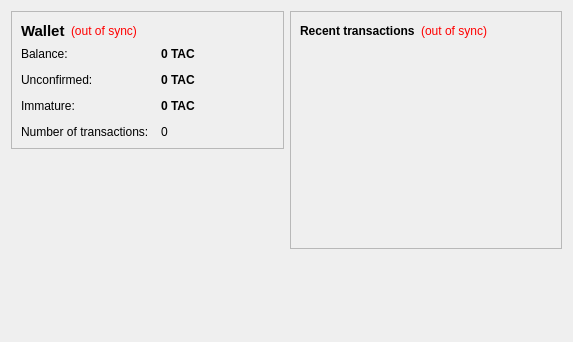
<?xml version="1.0" encoding="UTF-8"?>
<ui version="4.0">
 <class>OverviewPage</class>
 <widget class="QWidget" name="OverviewPage">
  <property name="geometry">
   <rect>
    <x>0</x>
    <y>0</y>
    <width>573</width>
    <height>342</height>
   </rect>
  </property>
  <property name="windowTitle">
   <string>Form</string>
  </property>
  <layout class="QHBoxLayout" name="horizontalLayout" stretch="1,1">
   <item>
    <layout class="QVBoxLayout" name="verticalLayout_2">
     <item>
      <widget class="QFrame" name="frame">
       <property name="frameShape">
        <enum>QFrame::StyledPanel</enum>
       </property>
       <property name="frameShadow">
        <enum>QFrame::Raised</enum>
       </property>
       <layout class="QVBoxLayout" name="verticalLayout_4">
        <item>
         <layout class="QHBoxLayout" name="horizontalLayout_4">
          <item>
           <widget class="QLabel" name="label_5">
            <property name="font">
             <font>
              <pointsize>11</pointsize>
              <weight>75</weight>
              <bold>true</bold>
             </font>
            </property>
            <property name="text">
             <string>Wallet</string>
            </property>
           </widget>
          </item>
          <item>
           <widget class="QLabel" name="labelWalletStatus">
            <property name="toolTip">
             <string>The displayed information may be out of date. Your wallet automatically synchronizes with the Travelcoin network after a connection is established, but this process has not completed yet.</string>
            </property>
            <property name="styleSheet">
             <string notr="true">QLabel { color: red; }</string>
            </property>
            <property name="text">
             <string notr="true">(out of sync)</string>
            </property>
            <property name="alignment">
             <set>Qt::AlignLeading|Qt::AlignLeft|Qt::AlignVCenter</set>
            </property>
           </widget>
          </item>
          <item>
           <spacer name="horizontalSpacer_2">
            <property name="orientation">
             <enum>Qt::Horizontal</enum>
            </property>
            <property name="sizeHint" stdset="0">
             <size>
              <width>40</width>
              <height>20</height>
             </size>
            </property>
           </spacer>
          </item>
         </layout>
        </item>
        <item>
         <layout class="QFormLayout" name="formLayout_2">
          <property name="fieldGrowthPolicy">
           <enum>QFormLayout::AllNonFixedFieldsGrow</enum>
          </property>
          <property name="horizontalSpacing">
           <number>12</number>
          </property>
          <property name="verticalSpacing">
           <number>12</number>
          </property>
          <item row="0" column="0">
           <widget class="QLabel" name="label">
            <property name="text">
             <string>Balance:</string>
            </property>
           </widget>
          </item>
          <item row="0" column="1">
           <widget class="QLabel" name="labelBalance">
            <property name="font">
             <font>
              <weight>75</weight>
              <bold>true</bold>
             </font>
            </property>
            <property name="cursor">
             <cursorShape>IBeamCursor</cursorShape>
            </property>
            <property name="toolTip">
             <string>Your current balance</string>
            </property>
            <property name="text">
             <string notr="true">0 TAC</string>
            </property>
            <property name="textInteractionFlags">
             <set>Qt::LinksAccessibleByMouse|Qt::TextSelectableByKeyboard|Qt::TextSelectableByMouse</set>
            </property>
           </widget>
          </item>
          <item row="1" column="0">
           <widget class="QLabel" name="label_3">
            <property name="text">
             <string>Unconfirmed:</string>
            </property>
           </widget>
          </item>
          <item row="1" column="1">
           <widget class="QLabel" name="labelUnconfirmed">
            <property name="font">
             <font>
              <weight>75</weight>
              <bold>true</bold>
             </font>
            </property>
            <property name="cursor">
             <cursorShape>IBeamCursor</cursorShape>
            </property>
            <property name="toolTip">
             <string>Total of transactions that have yet to be confirmed, and do not yet count toward the current balance</string>
            </property>
            <property name="text">
             <string notr="true">0 TAC</string>
            </property>
            <property name="textInteractionFlags">
             <set>Qt::LinksAccessibleByMouse|Qt::TextSelectableByKeyboard|Qt::TextSelectableByMouse</set>
            </property>
           </widget>
          </item>
          <item row="3" column="0">
           <widget class="QLabel" name="label_2">
            <property name="text">
             <string>Number of transactions:</string>
            </property>
           </widget>
          </item>
          <item row="3" column="1">
           <widget class="QLabel" name="labelNumTransactions">
            <property name="toolTip">
             <string>Total number of transactions in wallet</string>
            </property>
            <property name="text">
             <string notr="true">0</string>
            </property>
           </widget>
          </item>
          <item row="2" column="0">
           <widget class="QLabel" name="labelImmatureText">
            <property name="text">
             <string>Immature:</string>
            </property>
           </widget>
          </item>
          <item row="2" column="1">
           <widget class="QLabel" name="labelImmature">
            <property name="font">
             <font>
              <weight>75</weight>
              <bold>true</bold>
             </font>
            </property>
            <property name="toolTip">
             <string>Mined balance that has not yet matured</string>
            </property>
            <property name="text">
             <string notr="true">0 TAC</string>
            </property>
            <property name="textInteractionFlags">
             <set>Qt::LinksAccessibleByMouse|Qt::TextSelectableByKeyboard|Qt::TextSelectableByMouse</set>
            </property>
           </widget>
          </item>
         </layout>
        </item>
       </layout>
      </widget>
     </item>
     <item>
      <spacer name="verticalSpacer">
       <property name="orientation">
        <enum>Qt::Vertical</enum>
       </property>
       <property name="sizeHint" stdset="0">
        <size>
         <width>20</width>
         <height>40</height>
        </size>
       </property>
      </spacer>
     </item>
    </layout>
   </item>
   <item>
    <layout class="QVBoxLayout" name="verticalLayout_3">
     <item>
      <widget class="QFrame" name="frame_2">
       <property name="frameShape">
        <enum>QFrame::StyledPanel</enum>
       </property>
       <property name="frameShadow">
        <enum>QFrame::Raised</enum>
       </property>
       <layout class="QVBoxLayout" name="verticalLayout">
        <item>
         <layout class="QHBoxLayout" name="horizontalLayout_2">
          <item>
           <widget class="QLabel" name="label_4">
            <property name="text">
             <string>&lt;b&gt;Recent transactions&lt;/b&gt;</string>
            </property>
           </widget>
          </item>
          <item>
           <widget class="QLabel" name="labelTransactionsStatus">
            <property name="toolTip">
             <string>The displayed information may be out of date. Your wallet automatically synchronizes with the Travelcoin network after a connection is established, but this process has not completed yet.</string>
            </property>
            <property name="styleSheet">
             <string notr="true">QLabel { color: red; }</string>
            </property>
            <property name="text">
             <string notr="true">(out of sync)</string>
            </property>
            <property name="alignment">
             <set>Qt::AlignRight|Qt::AlignTrailing|Qt::AlignVCenter</set>
            </property>
           </widget>
          </item>
          <item>
           <spacer name="horizontalSpacer">
            <property name="orientation">
             <enum>Qt::Horizontal</enum>
            </property>
            <property name="sizeHint" stdset="0">
             <size>
              <width>40</width>
              <height>20</height>
             </size>
            </property>
           </spacer>
          </item>
         </layout>
        </item>
        <item>
         <widget class="QListView" name="listTransactions">
          <property name="styleSheet">
           <string notr="true">QListView { background: transparent; }</string>
          </property>
          <property name="frameShape">
           <enum>QFrame::NoFrame</enum>
          </property>
          <property name="verticalScrollBarPolicy">
           <enum>Qt::ScrollBarAlwaysOff</enum>
          </property>
          <property name="horizontalScrollBarPolicy">
           <enum>Qt::ScrollBarAlwaysOff</enum>
          </property>
          <property name="selectionMode">
           <enum>QAbstractItemView::NoSelection</enum>
          </property>
         </widget>
        </item>
       </layout>
      </widget>
     </item>
     <item>
      <spacer name="verticalSpacer_2">
       <property name="orientation">
        <enum>Qt::Vertical</enum>
       </property>
       <property name="sizeHint" stdset="0">
        <size>
         <width>20</width>
         <height>40</height>
        </size>
       </property>
      </spacer>
     </item>
    </layout>
   </item>
  </layout>
 </widget>
 <resources/>
 <connections/>
</ui>
